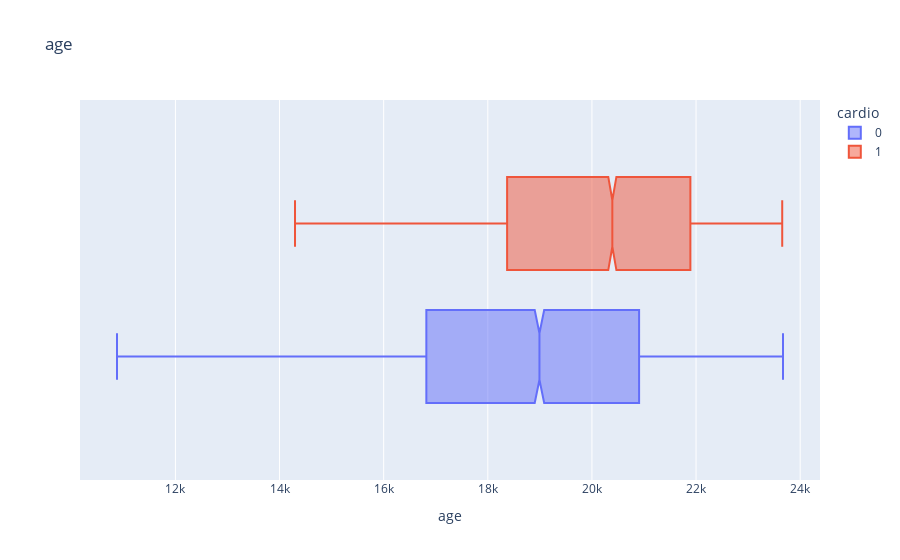
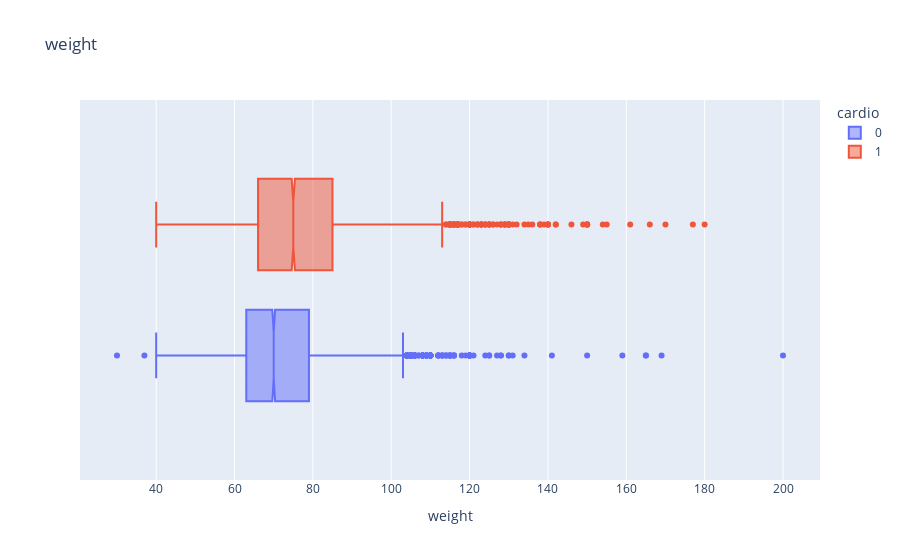
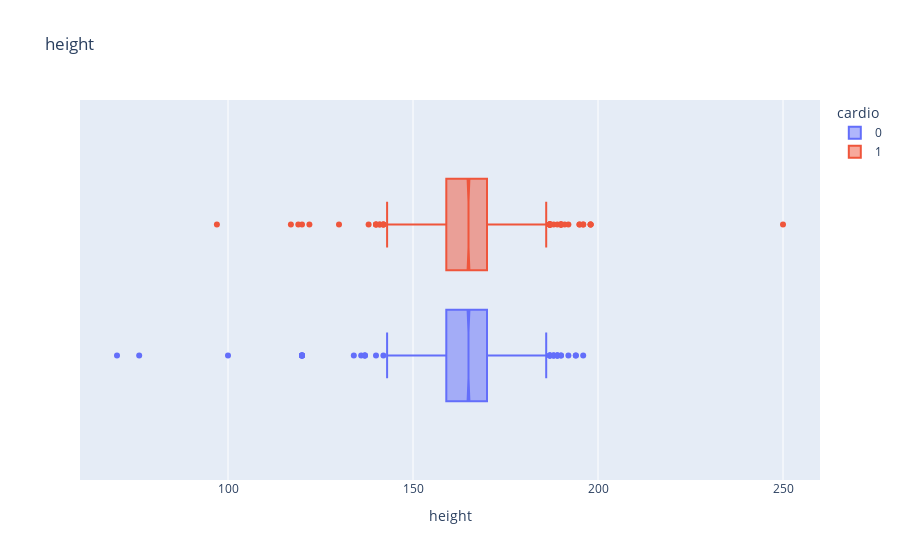
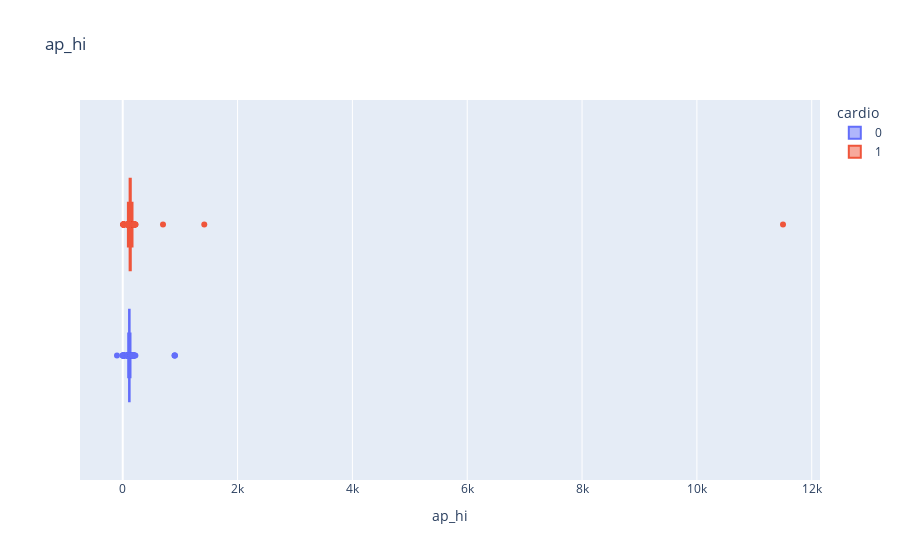

Here is the notebook cell these charts were saved with, in order:
### Code cell
for i in range(len(col_num)):
    
    fig = px.box(df, x=df[col_num[i]], color="cardio",
             notched=True, # used notched shape
             title=col_num[i],
                )
    fig.show()

### Figure 1 — Plotly figure (JSON) as saved in the notebook; plotly's stock layout.template omitted (floating-point values rounded to 4 significant figures; data arrays with more than 128 entries replaced by an {"elided": "..."} marker saying what was removed)
{"data": [{"alignmentgroup": "True", "hovertemplate": "cardio=0<br>age=%{x}<extra></extra>", "legendgroup": "0", "marker": {"color": "#636efa"}, "name": "0", "notched": true, "offsetgroup": "0", "orientation": "h", "showlegend": true, "type": "box", "x": {"elided": "4969 int values"}, "x0": " ", "xaxis": "x", "y0": " ", "yaxis": "y"}, {"alignmentgroup": "True", "hovertemplate": "cardio=1<br>age=%{x}<extra></extra>", "legendgroup": "1", "marker": {"color": "#EF553B"}, "name": "1", "notched": true, "offsetgroup": "1", "orientation": "h", "showlegend": true, "type": "box", "x": {"elided": "5031 int values"}, "x0": " ", "xaxis": "x", "y0": " ", "yaxis": "y"}], "layout": {"boxmode": "group", "legend": {"title": {"text": "cardio"}, "tracegroupgap": 0}, "title": {"text": "age"}, "xaxis": {"anchor": "y", "domain": [0, 1], "title": {"text": "age"}}, "yaxis": {"anchor": "x", "domain": [0, 1]}}}

### Figure 2 — Plotly figure (JSON) as saved in the notebook; plotly's stock layout.template omitted (floating-point values rounded to 4 significant figures; data arrays with more than 128 entries replaced by an {"elided": "..."} marker saying what was removed)
{"data": [{"alignmentgroup": "True", "hovertemplate": "cardio=0<br>weight=%{x}<extra></extra>", "legendgroup": "0", "marker": {"color": "#636efa"}, "name": "0", "notched": true, "offsetgroup": "0", "orientation": "h", "showlegend": true, "type": "box", "x": {"elided": "4969 float values"}, "x0": " ", "xaxis": "x", "y0": " ", "yaxis": "y"}, {"alignmentgroup": "True", "hovertemplate": "cardio=1<br>weight=%{x}<extra></extra>", "legendgroup": "1", "marker": {"color": "#EF553B"}, "name": "1", "notched": true, "offsetgroup": "1", "orientation": "h", "showlegend": true, "type": "box", "x": {"elided": "5031 float values"}, "x0": " ", "xaxis": "x", "y0": " ", "yaxis": "y"}], "layout": {"boxmode": "group", "legend": {"title": {"text": "cardio"}, "tracegroupgap": 0}, "title": {"text": "weight"}, "xaxis": {"anchor": "y", "domain": [0, 1], "title": {"text": "weight"}}, "yaxis": {"anchor": "x", "domain": [0, 1]}}}

### Figure 3 — Plotly figure (JSON) as saved in the notebook; plotly's stock layout.template omitted (floating-point values rounded to 4 significant figures; data arrays with more than 128 entries replaced by an {"elided": "..."} marker saying what was removed)
{"data": [{"alignmentgroup": "True", "hovertemplate": "cardio=0<br>height=%{x}<extra></extra>", "legendgroup": "0", "marker": {"color": "#636efa"}, "name": "0", "notched": true, "offsetgroup": "0", "orientation": "h", "showlegend": true, "type": "box", "x": {"elided": "4969 int values"}, "x0": " ", "xaxis": "x", "y0": " ", "yaxis": "y"}, {"alignmentgroup": "True", "hovertemplate": "cardio=1<br>height=%{x}<extra></extra>", "legendgroup": "1", "marker": {"color": "#EF553B"}, "name": "1", "notched": true, "offsetgroup": "1", "orientation": "h", "showlegend": true, "type": "box", "x": {"elided": "5031 int values"}, "x0": " ", "xaxis": "x", "y0": " ", "yaxis": "y"}], "layout": {"boxmode": "group", "legend": {"title": {"text": "cardio"}, "tracegroupgap": 0}, "title": {"text": "height"}, "xaxis": {"anchor": "y", "domain": [0, 1], "title": {"text": "height"}}, "yaxis": {"anchor": "x", "domain": [0, 1]}}}

### Figure 4 — Plotly figure (JSON) as saved in the notebook; plotly's stock layout.template omitted (floating-point values rounded to 4 significant figures; data arrays with more than 128 entries replaced by an {"elided": "..."} marker saying what was removed)
{"data": [{"alignmentgroup": "True", "hovertemplate": "cardio=0<br>ap_hi=%{x}<extra></extra>", "legendgroup": "0", "marker": {"color": "#636efa"}, "name": "0", "notched": true, "offsetgroup": "0", "orientation": "h", "showlegend": true, "type": "box", "x": {"elided": "4969 int values"}, "x0": " ", "xaxis": "x", "y0": " ", "yaxis": "y"}, {"alignmentgroup": "True", "hovertemplate": "cardio=1<br>ap_hi=%{x}<extra></extra>", "legendgroup": "1", "marker": {"color": "#EF553B"}, "name": "1", "notched": true, "offsetgroup": "1", "orientation": "h", "showlegend": true, "type": "box", "x": {"elided": "5031 int values"}, "x0": " ", "xaxis": "x", "y0": " ", "yaxis": "y"}], "layout": {"boxmode": "group", "legend": {"title": {"text": "cardio"}, "tracegroupgap": 0}, "title": {"text": "ap_hi"}, "xaxis": {"anchor": "y", "domain": [0, 1], "title": {"text": "ap_hi"}}, "yaxis": {"anchor": "x", "domain": [0, 1]}}}
